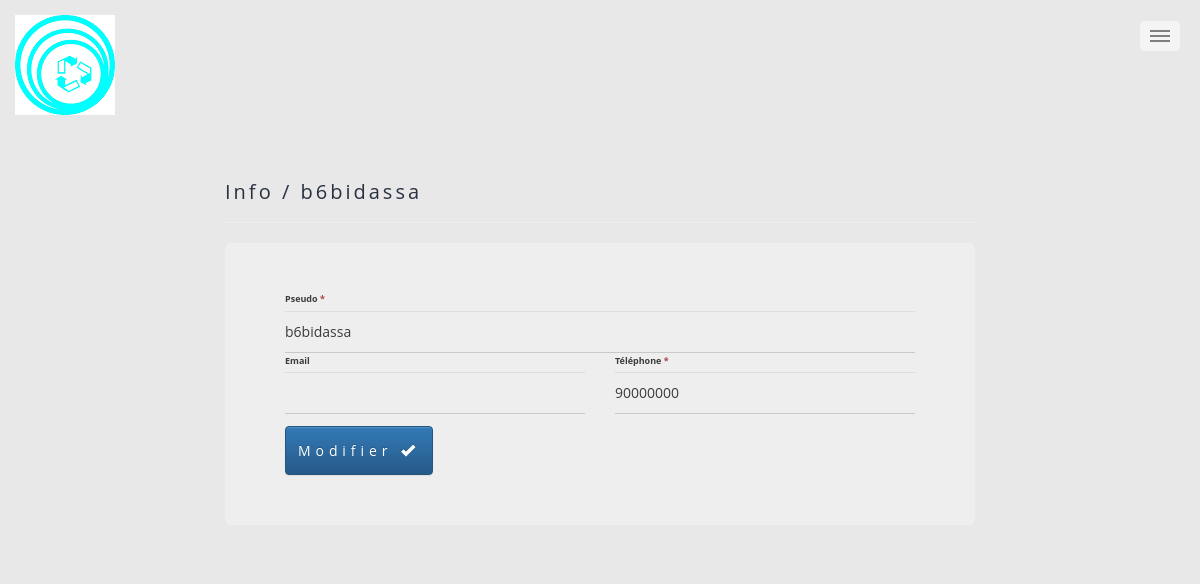
The app's page /modifier.php?id=56, older data.
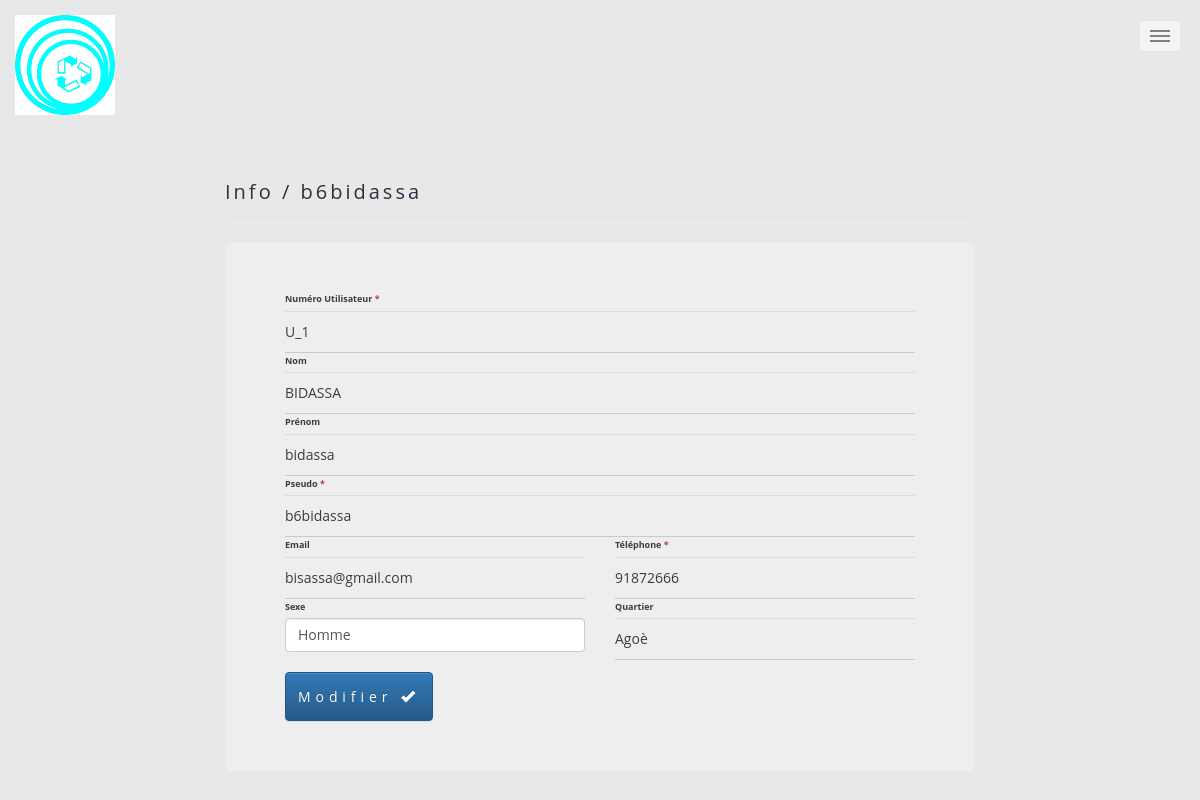
The same page, newer data.
### tables this page shows
CREATE TABLE `utilisateur` (
  `id` int(11) NOT NULL,
  `U_num` varchar(5) NOT NULL DEFAULT 'U_n',
  `nom` varchar(60) NOT NULL,
  `prenom` varchar(50) NOT NULL,
  `pseudo` varchar(25) NOT NULL,
  `mdp` varchar(50) NOT NULL,
  `email` varchar(255) DEFAULT NULL,
  `telephone` varchar(12) NOT NULL,
  `sexe` varchar(10) NOT NULL,
  `quartier` varchar(100) NOT NULL,
  `date_inscription` datetime NOT NULL DEFAULT CURRENT_TIMESTAMP ON UPDATE CURRENT_TIMESTAMP,
  `nb_kit` int(11) NOT NULL DEFAULT '0',
  `isUser` int(1) NOT NULL DEFAULT '0',
  `pp` varchar(255) NOT NULL DEFAULT 'default.png'
);

### modifier.php (called while the page is built, shortened)
<?php
require 'includes/fonctions.php';
if (!empty($_GET['id'])) {
	$id = (int)$_GET['id'];
	$rec = $db->prepare('SELECT * FROM utilisateur WHERE id = ?');
	$rec->execute(array($id));
	$data = $rec->fetch();
	$U_num = $data['U_num'];
	$nom = $data['nom'];
	$prenom = $data['prenom'];
	$pseudo = $data['pseudo'];
	$email = $data['email'];
	$telephone = $data['telephone'];
	$quartier = $data['quartier'];
    $isUser = $data['isUser'];
}
include 'views/modifier.view.php';
?>

### views/modifier.view.php (the view, shortened to what this page needs)
<?php include 'partials/_header.php';?>
<body>
  <?php include 'partials/_nav_2.php';?>
  <div class="container">
    <div class="row">
     <article class="col-xs-8 col-xs-offset-2 maincontent">
      <header class="page-header">
       <h2 class="page-title"> Info / <?=$pseudo?> </h2>
     </header>
     <div class="jumbotron">
      <form method="post" action="">
        <?php if($isUser == 1){ ?>
            <div class="top-margin">
              <label for="U_num">Numéro Utilisateur <span class="text-danger">*</span></label>
              <input type="text" class="form-control" name="U_num" id="U_num" required="required" value="<?=$U_num?>">
            </div>
            <div class="top-margin">
              <label for="nom">Nom </label>
              <input type="text" class="form-control" name="nom" id="nom" value="<?=$nom?>">
            </div>
            <div class="top-margin">
              <label for="prenom">Prénom </label>
              <input type="text" class="form-control" name="prenom" id="prenom" value="<?=$prenom?>">
            </div>
        <?php } ?>
        <div class="top-margin">
          <label for="prenom">Pseudo <span class="text-danger">*</span></label>
          <input type="text" class="form-control" name="pseudo" id="pseudo" required="required" value="<?=$pseudo?>">
        </div>
        <div class="row top-margin">
          <div class="col-sm-6">
            <label for="fonction">Email </label>
            <input type="text" class="form-control" name="email" id="email" value="<?=$email?>">
          </div>
          <div class="col-sm-6">
            <div class="form-group">
              <label for="prenom">Téléphone <span class="text-danger">*</span></label>
              <input type="text" class="form-control" name="telephone" id="telephone" required="required" value="<?=$telephone?>">
            </div>
          </div>
        </div>
        <?php if($isUser == 1) { ?>
            <div class="row top-margin">
              <div class="col-sm-6">
                <div class="form-group">
                  <label for="sexe">Sexe </label>
                  <select class="form-control" name="sexe" id="sexe">
                    <option value="Homme" selected="selected">Homme</option>
                  </select>
                </div>
              </div>
              <div class="col-sm-6">
                <label for="fonction">Quartier </label>
                <input type="text" class="form-control" name="quartier" id="quartier" value="<?=$quartier?>">
              </div>
            </div>
        <?php } ?>
        <hr>
        <div class="row">
          <div class="form-group col-sm-2 col-xs-2">
            <button type="submit" class="btn btn-primary" name="submit">Modifier <span class="glyphicon glyphicon-ok"></span></button>
          </div>
        </div>
      </form>
    </div>
  </article>
</div>
</div>
</body>
</html>

### partials/_header.php (shortened to what this page needs)
<!DOCTYPE HTML>
<html>
	<head>
		<link rel="stylesheet" href="assets/css/main.css" />
		<link rel="stylesheet" href="css/main.css" />
        <link rel="stylesheet" href="style.css" />
        <link rel="stylesheet" href="bootstrap/css/bootstrap.min.css">
        <link rel="stylesheet"  href="bootstrap/css/bootstrap-theme.min.css">
        <link rel="stylesheet" type="text/css" href="css/parsley.css">
        <link rel="stylesheet" type="text/css" href="font-awesome/css/font-awesome.min.css">
        <link rel="stylesheet" type="text/css" href="../css/font-awesome.css">
		<link rel="stylesheet" type="text/css" href="../css/colours6148.css">
		<link rel="stylesheet" type="text/css" href="../css/stylesheet6148.css">
	</head>

### partials/_nav_2.php
<header id="header" class="container">
	<a href="index.php" title="SCoPE/Accueil" class="logo">
		<img class="img-responsive" src="img/scope.png" alt="" />
	</a>
	<nav>
        <ul>
            <li><a href="#menu" class="glyphicon glyphicon-list">Menu</a></li>
        </ul>
	</nav>
</header>

### css/main.css (style rules this page uses)
#header .logo { text-transform: none; }
#header { padding: 1.5em 0 0.1em 0; }

### css/colours6148.css (style rules this page uses)
body { color: #3c3c3c; background-color: #e8e8e8; }
h2 { color: #28313F; }
hr { border-color: rgba(0, 0, 0, 0.05); }
a { color: #3c699c; }
select { background-color: #EDEDED; border-color: #D5D5D5; color: #3c3c3c; }
label { color: #3c3c3c; }

Row changes from the older to the newer data that the page shows:
changed utilisateur "b6bidassa": isUser 0 → 1 (drawn); U_num (not shown) → "U_1"; nom (not shown) → "BIDASSA"; prenom (not shown) → "bidassa"; email (not shown) → "bisassa@gmail.com"; telephone "90000000" → "91872666"; quartier (not shown) → "Agoè"
Text that changed along with them:
form field sexe: (not shown) → "Homme"
text now shown: "Numéro Utilisateur * Nom Prénom Sexe Quartier"
